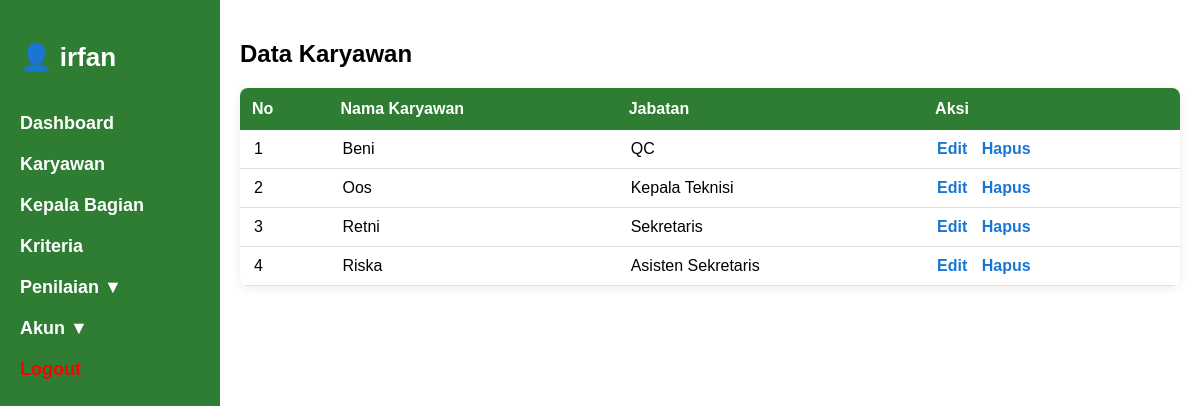
The app's page /index.php?page=admin/daftar_karyawan.php (signed in) with its own data.
### tables this page shows
CREATE TABLE `karyawan` (
  `id` int(11) NOT NULL,
  `nama` varchar(100) DEFAULT NULL,
  `jabatan` varchar(100) DEFAULT NULL,
  `id_kepala` int(11) DEFAULT NULL
);

### admin/daftar_karyawan.php (the view, shortened to what this page needs)
<?php
require_once 'config.php';
$query = "SELECT * FROM karyawan ORDER BY nama ASC";
$result = mysqli_query($conn, $query);
?>
<h2>Data Karyawan</h2>
<table class="karyawan-table">
    <thead>
        <tr>
            <th>No</th>
            <th>Nama Karyawan</th>
            <th>Jabatan</th>
            <th class="aksi">Aksi</th>
        </tr>
    </thead>
    <tbody>
        <?php
        $no = 1;
        while ($row = mysqli_fetch_assoc($result)) {
            echo "<tr>
                    <td>{$no}</td>
                    <td>{$row['nama']}</td>
                    <td>{$row['jabatan']}</td>
                    <td class='aksi'>
                        <a href='index.php?page=admin/edit_karyawan.php&id={$row['id']}'>Edit</a>
                        <a href='index.php?page=admin/hapus_karyawan.php&id={$row['id']}' onclick=\"return confirm('Yakin ingin menghapus karyawan ini?')\">Hapus</a>
                    </td>
                </tr>";
            $no++;
        }
        ?>
    </tbody>
</table>

### index.php (style rules this page uses)
* { box-sizing: border-box; }
body { margin: 0; font-family: Arial, sans-serif; display: flex; }

### admin/daftar_karyawan.php (style rules this page uses)
.karyawan-table { width: 100%; border-collapse: collapse; font-family: Arial, sans-serif; margin-top: 20px; box-shadow: 0 2px 10px rgba(0,0,0,0.08); border-radius: 8px; overflow: hidden; }
.karyawan-table th { background-color: #2e7d32; color: white; padding: 12px; text-align: left; }
.karyawan-table td { padding: 10px 14px; border-bottom: 1px solid #e0e0e0; }
.karyawan-table .aksi a { margin-right: 10px; color: #1976d2; text-decoration: none; font-weight: bold; }

### records on screen
karyawan: nama "Beni", jabatan "QC"
karyawan: nama "Oos", jabatan "Kepala Teknisi"
karyawan: nama "Retni", jabatan "Sekretaris"
karyawan: nama "Riska", jabatan "Asisten Sekretaris"

### other values on screen
$_SESSION['username'] "irfan"
